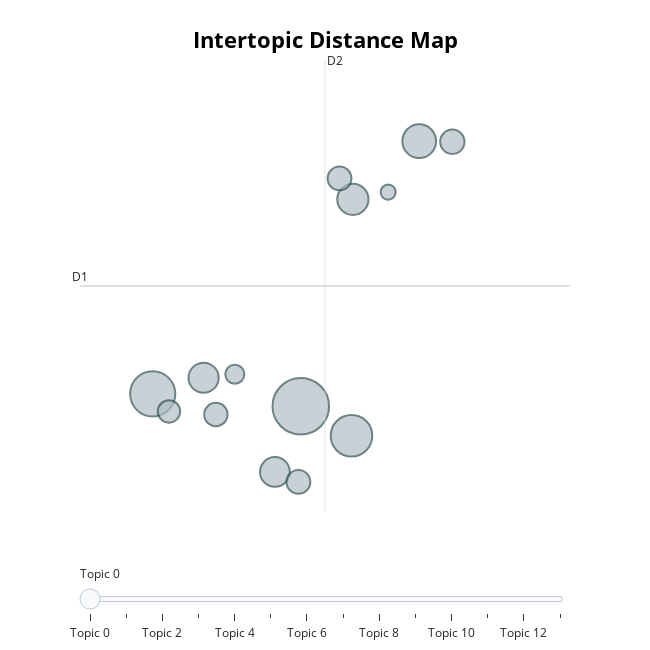

Notebook cell for this chart:
### Code cell
##Create Intertopic Distance Map to visualize the distance between topics.
topic_model.visualize_topics()

### Figure 1 — Plotly figure (JSON) as saved in the notebook; plotly's stock layout.template omitted (floating-point values rounded to 4 significant figures)
{"data": [{"customdata": [[0, "algorithm | system | decision | datum | algorithmic", 141], [1, "model | policy | result | agricultural | farmer", 76], [2, "ai | government | sector | intelligence | public", 90], [3, "vehicle | autonomous | system | drive | environment", 50], [4, "city | smart | sustainability | research | paper", 43], [5, "transparency | accountability | public | sector | institution", 39], [6, "theory | model | adoption | technology | acceptance", 40], [7, "child | placement | risk | parent | care", 24], [8, "mobility | transport | vehicle | method | smart", 26], [9, "platform | user | online | content | medium", 22], [10, "policy | hci | government | privacy | work", 25], [11, "sector | public | organization | private | agency", 25], [12, "robot | ethic | agent | roboethic | ethical", 10], [13, "enterprise | innovation | process | knowledge | relationship", 16]], "hovertemplate": "<b>Topic %{customdata[0]}</b><br>%{customdata[1]}<br>Size: %{customdata[2]}", "legendgroup": "", "marker": {"color": "#B0BEC5", "line": {"color": "DarkSlateGrey", "width": 2}, "size": [141, 76, 90, 50, 43, 39, 40, 24, 26, 22, 25, 25, 10, 16], "sizemode": "area", "sizeref": 0.08812, "symbol": "circle"}, "mode": "markers", "name": "", "orientation": "v", "showlegend": false, "type": "scatter", "x": [7.78, 8.403, 5.959, 9.236, 8.42, 7.462, 6.585, 6.736, 9.643, 6.159, 8.256, 7.751, 8.854, 6.969], "xaxis": "x", "y": [7.031, 6.282, 7.348, 13.78, 12.3, 5.36, 7.758, 6.822, 13.76, 6.9, 12.83, 5.108, 12.48, 7.847], "yaxis": "y"}], "layout": {"annotations": [{"showarrow": false, "text": "D1", "x": 5.066, "y": 10.09, "yshift": 10}, {"showarrow": false, "text": "D2", "x": 8.078, "xshift": 10, "y": 15.84}], "height": 650, "hoverlabel": {"bgcolor": "white", "font": {"family": "Rockwell", "size": 16}}, "legend": {"itemsizing": "constant", "tracegroupgap": 0}, "margin": {"t": 60}, "shapes": [{"line": {"color": "#CFD8DC", "width": 2}, "type": "line", "x0": 8.078, "x1": 8.078, "y0": 4.342, "y1": 15.84}, {"line": {"color": "#9E9E9E", "width": 2}, "type": "line", "x0": 5.066, "x1": 11.09, "y0": 10.09, "y1": 10.09}], "sliders": [{"active": 0, "pad": {"t": 50}, "steps": [{"args": [{"marker.color": [["red", "#B0BEC5", "#B0BEC5", "#B0BEC5", "#B0BEC5", "#B0BEC5", "#B0BEC5", "#B0BEC5", "#B0BEC5", "#B0BEC5", "#B0BEC5", "#B0BEC5", "#B0BEC5", "#B0BEC5"]]}], "label": "Topic 0", "method": "update"}, {"args": [{"marker.color": [["#B0BEC5", "red", "#B0BEC5", "#B0BEC5", "#B0BEC5", "#B0BEC5", "#B0BEC5", "#B0BEC5", "#B0BEC5", "#B0BEC5", "#B0BEC5", "#B0BEC5", "#B0BEC5", "#B0BEC5"]]}], "label": "Topic 1", "method": "update"}, {"args": [{"marker.color": [["#B0BEC5", "#B0BEC5", "red", "#B0BEC5", "#B0BEC5", "#B0BEC5", "#B0BEC5", "#B0BEC5", "#B0BEC5", "#B0BEC5", "#B0BEC5", "#B0BEC5", "#B0BEC5", "#B0BEC5"]]}], "label": "Topic 2", "method": "update"}, {"args": [{"marker.color": [["#B0BEC5", "#B0BEC5", "#B0BEC5", "red", "#B0BEC5", "#B0BEC5", "#B0BEC5", "#B0BEC5", "#B0BEC5", "#B0BEC5", "#B0BEC5", "#B0BEC5", "#B0BEC5", "#B0BEC5"]]}], "label": "Topic 3", "method": "update"}, {"args": [{"marker.color": [["#B0BEC5", "#B0BEC5", "#B0BEC5", "#B0BEC5", "red", "#B0BEC5", "#B0BEC5", "#B0BEC5", "#B0BEC5", "#B0BEC5", "#B0BEC5", "#B0BEC5", "#B0BEC5", "#B0BEC5"]]}], "label": "Topic 4", "method": "update"}, {"args": [{"marker.color": [["#B0BEC5", "#B0BEC5", "#B0BEC5", "#B0BEC5", "#B0BEC5", "red", "#B0BEC5", "#B0BEC5", "#B0BEC5", "#B0BEC5", "#B0BEC5", "#B0BEC5", "#B0BEC5", "#B0BEC5"]]}], "label": "Topic 5", "method": "update"}, {"args": [{"marker.color": [["#B0BEC5", "#B0BEC5", "#B0BEC5", "#B0BEC5", "#B0BEC5", "#B0BEC5", "red", "#B0BEC5", "#B0BEC5", "#B0BEC5", "#B0BEC5", "#B0BEC5", "#B0BEC5", "#B0BEC5"]]}], "label": "Topic 6", "method": "update"}, {"args": [{"marker.color": [["#B0BEC5", "#B0BEC5", "#B0BEC5", "#B0BEC5", "#B0BEC5", "#B0BEC5", "#B0BEC5", "red", "#B0BEC5", "#B0BEC5", "#B0BEC5", "#B0BEC5", "#B0BEC5", "#B0BEC5"]]}], "label": "Topic 7", "method": "update"}, {"args": [{"marker.color": [["#B0BEC5", "#B0BEC5", "#B0BEC5", "#B0BEC5", "#B0BEC5", "#B0BEC5", "#B0BEC5", "#B0BEC5", "red", "#B0BEC5", "#B0BEC5", "#B0BEC5", "#B0BEC5", "#B0BEC5"]]}], "label": "Topic 8", "method": "update"}, {"args": [{"marker.color": [["#B0BEC5", "#B0BEC5", "#B0BEC5", "#B0BEC5", "#B0BEC5", "#B0BEC5", "#B0BEC5", "#B0BEC5", "#B0BEC5", "red", "#B0BEC5", "#B0BEC5", "#B0BEC5", "#B0BEC5"]]}], "label": "Topic 9", "method": "update"}, {"args": [{"marker.color": [["#B0BEC5", "#B0BEC5", "#B0BEC5", "#B0BEC5", "#B0BEC5", "#B0BEC5", "#B0BEC5", "#B0BEC5", "#B0BEC5", "#B0BEC5", "red", "#B0BEC5", "#B0BEC5", "#B0BEC5"]]}], "label": "Topic 10", "method": "update"}, {"args": [{"marker.color": [["#B0BEC5", "#B0BEC5", "#B0BEC5", "#B0BEC5", "#B0BEC5", "#B0BEC5", "#B0BEC5", "#B0BEC5", "#B0BEC5", "#B0BEC5", "#B0BEC5", "red", "#B0BEC5", "#B0BEC5"]]}], "label": "Topic 11", "method": "update"}, {"args": [{"marker.color": [["#B0BEC5", "#B0BEC5", "#B0BEC5", "#B0BEC5", "#B0BEC5", "#B0BEC5", "#B0BEC5", "#B0BEC5", "#B0BEC5", "#B0BEC5", "#B0BEC5", "#B0BEC5", "red", "#B0BEC5"]]}], "label": "Topic 12", "method": "update"}, {"args": [{"marker.color": [["#B0BEC5", "#B0BEC5", "#B0BEC5", "#B0BEC5", "#B0BEC5", "#B0BEC5", "#B0BEC5", "#B0BEC5", "#B0BEC5", "#B0BEC5", "#B0BEC5", "#B0BEC5", "#B0BEC5", "red"]]}], "label": "Topic 13", "method": "update"}]}], "title": {"font": {"color": "Black", "size": 22}, "text": "<b>Intertopic Distance Map</b>", "x": 0.5, "xanchor": "center", "y": 0.95, "yanchor": "top"}, "width": 650, "xaxis": {"anchor": "y", "domain": [0, 1], "range": [5.066, 11.09], "title": {"text": ""}, "visible": false}, "yaxis": {"anchor": "x", "domain": [0, 1], "range": [4.342, 15.84], "title": {"text": ""}, "visible": false}}}
